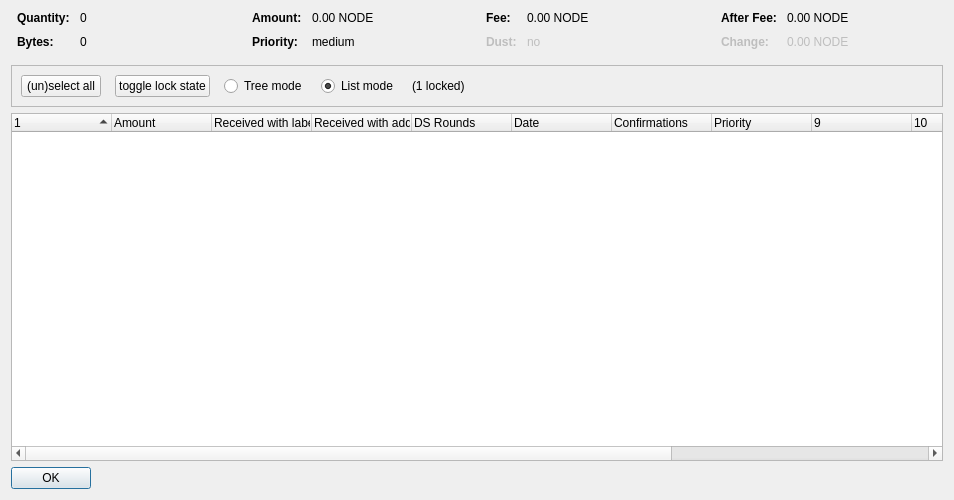
<?xml version="1.0" encoding="UTF-8"?>
<ui version="4.0">
 <class>CoinControlDialog</class>
 <widget class="QDialog" name="CoinControlDialog">
  <property name="geometry">
   <rect>
    <x>0</x>
    <y>0</y>
    <width>954</width>
    <height>500</height>
   </rect>
  </property>
  <property name="windowTitle">
   <string>Coin Selection</string>
  </property>
  <layout class="QVBoxLayout" name="verticalLayout">
   <item>
    <layout class="QHBoxLayout" name="horizontalLayoutTop" stretch="0,0,0,0">
     <property name="topMargin">
      <number>0</number>
     </property>
     <property name="bottomMargin">
      <number>10</number>
     </property>
     <item>
      <layout class="QFormLayout" name="formLayoutCoinControl1">
       <property name="horizontalSpacing">
        <number>10</number>
       </property>
       <property name="verticalSpacing">
        <number>10</number>
       </property>
       <property name="leftMargin">
        <number>6</number>
       </property>
       <property name="rightMargin">
        <number>6</number>
       </property>
       <item row="0" column="0">
        <widget class="QLabel" name="labelCoinControlQuantityText">
         <property name="font">
          <font>
           <weight>75</weight>
           <bold>true</bold>
          </font>
         </property>
         <property name="text">
          <string>Quantity:</string>
         </property>
        </widget>
       </item>
       <item row="0" column="1">
        <widget class="QLabel" name="labelCoinControlQuantity">
         <property name="cursor">
          <cursorShape>IBeamCursor</cursorShape>
         </property>
         <property name="contextMenuPolicy">
          <enum>Qt::ActionsContextMenu</enum>
         </property>
         <property name="text">
          <string notr="true">0</string>
         </property>
         <property name="textInteractionFlags">
          <set>Qt::LinksAccessibleByMouse|Qt::TextSelectableByKeyboard|Qt::TextSelectableByMouse</set>
         </property>
        </widget>
       </item>
       <item row="1" column="0">
        <widget class="QLabel" name="labelCoinControlBytesText">
         <property name="font">
          <font>
           <weight>75</weight>
           <bold>true</bold>
          </font>
         </property>
         <property name="text">
          <string>Bytes:</string>
         </property>
        </widget>
       </item>
       <item row="1" column="1">
        <widget class="QLabel" name="labelCoinControlBytes">
         <property name="cursor">
          <cursorShape>IBeamCursor</cursorShape>
         </property>
         <property name="contextMenuPolicy">
          <enum>Qt::ActionsContextMenu</enum>
         </property>
         <property name="text">
          <string notr="true">0</string>
         </property>
         <property name="textInteractionFlags">
          <set>Qt::LinksAccessibleByMouse|Qt::TextSelectableByKeyboard|Qt::TextSelectableByMouse</set>
         </property>
        </widget>
       </item>
      </layout>
     </item>
     <item>
      <layout class="QFormLayout" name="formLayoutCoinControl2">
       <property name="horizontalSpacing">
        <number>10</number>
       </property>
       <property name="verticalSpacing">
        <number>10</number>
       </property>
       <property name="leftMargin">
        <number>6</number>
       </property>
       <property name="rightMargin">
        <number>6</number>
       </property>
       <item row="0" column="0">
        <widget class="QLabel" name="labelCoinControlAmountText">
         <property name="font">
          <font>
           <weight>75</weight>
           <bold>true</bold>
          </font>
         </property>
         <property name="text">
          <string>Amount:</string>
         </property>
        </widget>
       </item>
       <item row="0" column="1">
        <widget class="QLabel" name="labelCoinControlAmount">
         <property name="cursor">
          <cursorShape>IBeamCursor</cursorShape>
         </property>
         <property name="contextMenuPolicy">
          <enum>Qt::ActionsContextMenu</enum>
         </property>
         <property name="text">
          <string notr="true">0.00 NODE</string>
         </property>
         <property name="textInteractionFlags">
          <set>Qt::LinksAccessibleByMouse|Qt::TextSelectableByKeyboard|Qt::TextSelectableByMouse</set>
         </property>
        </widget>
       </item>
       <item row="1" column="0">
        <widget class="QLabel" name="labelCoinControlPriorityText">
         <property name="font">
          <font>
           <weight>75</weight>
           <bold>true</bold>
          </font>
         </property>
         <property name="text">
          <string>Priority:</string>
         </property>
        </widget>
       </item>
       <item row="1" column="1">
        <widget class="QLabel" name="labelCoinControlPriority">
         <property name="cursor">
          <cursorShape>IBeamCursor</cursorShape>
         </property>
         <property name="contextMenuPolicy">
          <enum>Qt::ActionsContextMenu</enum>
         </property>
         <property name="text">
          <string>medium</string>
         </property>
         <property name="textInteractionFlags">
          <set>Qt::LinksAccessibleByMouse|Qt::TextSelectableByKeyboard|Qt::TextSelectableByMouse</set>
         </property>
        </widget>
       </item>
      </layout>
     </item>
     <item>
      <layout class="QFormLayout" name="formLayoutCoinControl3">
       <property name="horizontalSpacing">
        <number>10</number>
       </property>
       <property name="verticalSpacing">
        <number>10</number>
       </property>
       <property name="leftMargin">
        <number>6</number>
       </property>
       <property name="rightMargin">
        <number>6</number>
       </property>
       <item row="0" column="0">
        <widget class="QLabel" name="labelCoinControlFeeText">
         <property name="font">
          <font>
           <weight>75</weight>
           <bold>true</bold>
          </font>
         </property>
         <property name="text">
          <string>Fee:</string>
         </property>
        </widget>
       </item>
       <item row="0" column="1">
        <widget class="QLabel" name="labelCoinControlFee">
         <property name="cursor">
          <cursorShape>IBeamCursor</cursorShape>
         </property>
         <property name="contextMenuPolicy">
          <enum>Qt::ActionsContextMenu</enum>
         </property>
         <property name="text">
          <string notr="true">0.00 NODE</string>
         </property>
         <property name="textInteractionFlags">
          <set>Qt::LinksAccessibleByMouse|Qt::TextSelectableByKeyboard|Qt::TextSelectableByMouse</set>
         </property>
        </widget>
       </item>
       <item row="1" column="0">
        <widget class="QLabel" name="labelCoinControlLowOutputText">
         <property name="enabled">
          <bool>false</bool>
         </property>
         <property name="font">
          <font>
           <weight>75</weight>
           <bold>true</bold>
          </font>
         </property>
         <property name="text">
          <string>Dust:</string>
         </property>
        </widget>
       </item>
       <item row="1" column="1">
        <widget class="QLabel" name="labelCoinControlLowOutput">
         <property name="enabled">
          <bool>false</bool>
         </property>
         <property name="cursor">
          <cursorShape>IBeamCursor</cursorShape>
         </property>
         <property name="contextMenuPolicy">
          <enum>Qt::ActionsContextMenu</enum>
         </property>
         <property name="text">
          <string>no</string>
         </property>
         <property name="textInteractionFlags">
          <set>Qt::LinksAccessibleByMouse|Qt::TextSelectableByKeyboard|Qt::TextSelectableByMouse</set>
         </property>
        </widget>
       </item>
      </layout>
     </item>
     <item>
      <layout class="QFormLayout" name="formLayoutCoinControl4">
       <property name="horizontalSpacing">
        <number>10</number>
       </property>
       <property name="verticalSpacing">
        <number>10</number>
       </property>
       <property name="leftMargin">
        <number>6</number>
       </property>
       <property name="rightMargin">
        <number>6</number>
       </property>
       <item row="0" column="0">
        <widget class="QLabel" name="labelCoinControlAfterFeeText">
         <property name="font">
          <font>
           <weight>75</weight>
           <bold>true</bold>
          </font>
         </property>
         <property name="text">
          <string>After Fee:</string>
         </property>
        </widget>
       </item>
       <item row="0" column="1">
        <widget class="QLabel" name="labelCoinControlAfterFee">
         <property name="cursor">
          <cursorShape>IBeamCursor</cursorShape>
         </property>
         <property name="contextMenuPolicy">
          <enum>Qt::ActionsContextMenu</enum>
         </property>
         <property name="text">
          <string notr="true">0.00 NODE</string>
         </property>
         <property name="textInteractionFlags">
          <set>Qt::LinksAccessibleByMouse|Qt::TextSelectableByKeyboard|Qt::TextSelectableByMouse</set>
         </property>
        </widget>
       </item>
       <item row="1" column="0">
        <widget class="QLabel" name="labelCoinControlChangeText">
         <property name="enabled">
          <bool>false</bool>
         </property>
         <property name="font">
          <font>
           <weight>75</weight>
           <bold>true</bold>
          </font>
         </property>
         <property name="text">
          <string>Change:</string>
         </property>
        </widget>
       </item>
       <item row="1" column="1">
        <widget class="QLabel" name="labelCoinControlChange">
         <property name="enabled">
          <bool>false</bool>
         </property>
         <property name="cursor">
          <cursorShape>IBeamCursor</cursorShape>
         </property>
         <property name="contextMenuPolicy">
          <enum>Qt::ActionsContextMenu</enum>
         </property>
         <property name="text">
          <string notr="true">0.00 NODE</string>
         </property>
         <property name="textInteractionFlags">
          <set>Qt::LinksAccessibleByMouse|Qt::TextSelectableByKeyboard|Qt::TextSelectableByMouse</set>
         </property>
        </widget>
       </item>
      </layout>
     </item>
    </layout>
   </item>
   <item>
    <widget class="QFrame" name="frame">
     <property name="minimumSize">
      <size>
       <width>0</width>
       <height>40</height>
      </size>
     </property>
     <property name="frameShape">
      <enum>QFrame::StyledPanel</enum>
     </property>
     <property name="frameShadow">
      <enum>QFrame::Sunken</enum>
     </property>
     <layout class="QHBoxLayout" name="horizontalLayout">
      <item>
       <layout class="QHBoxLayout" name="horizontalLayoutPanel" stretch="0,0,0,0,0,0">
        <property name="spacing">
         <number>14</number>
        </property>
        <item>
         <widget class="QPushButton" name="pushButtonSelectAll">
          <property name="sizePolicy">
           <sizepolicy hsizetype="Maximum" vsizetype="Fixed">
            <horstretch>0</horstretch>
            <verstretch>0</verstretch>
           </sizepolicy>
          </property>
          <property name="text">
           <string>(un)select all</string>
          </property>
          <property name="autoDefault">
           <bool>false</bool>
          </property>
         </widget>
        </item>
        <item>
         <widget class="QPushButton" name="pushButtonToggleLock">
          <property name="sizePolicy">
           <sizepolicy hsizetype="Maximum" vsizetype="Fixed">
            <horstretch>0</horstretch>
            <verstretch>0</verstretch>
           </sizepolicy>
          </property>
          <property name="text">
           <string>toggle lock state</string>
          </property>
          <property name="autoDefault">
           <bool>false</bool>
          </property>
         </widget>
        </item>
        <item>
         <widget class="QRadioButton" name="radioTreeMode">
          <property name="sizePolicy">
           <sizepolicy hsizetype="Maximum" vsizetype="Fixed">
            <horstretch>0</horstretch>
            <verstretch>0</verstretch>
           </sizepolicy>
          </property>
          <property name="text">
           <string>Tree mode</string>
          </property>
         </widget>
        </item>
        <item>
         <widget class="QRadioButton" name="radioListMode">
          <property name="sizePolicy">
           <sizepolicy hsizetype="Maximum" vsizetype="Fixed">
            <horstretch>0</horstretch>
            <verstretch>0</verstretch>
           </sizepolicy>
          </property>
          <property name="text">
           <string>List mode</string>
          </property>
          <property name="checked">
           <bool>true</bool>
          </property>
         </widget>
        </item>
        <item>
         <widget class="QLabel" name="labelLocked">
          <property name="text">
           <string>(1 locked)</string>
          </property>
         </widget>
        </item>
        <item>
         <spacer name="horizontalSpacer">
          <property name="orientation">
           <enum>Qt::Horizontal</enum>
          </property>
          <property name="sizeHint" stdset="0">
           <size>
            <width>40</width>
            <height>20</height>
           </size>
          </property>
         </spacer>
        </item>
       </layout>
      </item>
     </layout>
    </widget>
   </item>
   <item>
    <widget class="CoinControlTreeWidget" name="treeWidget">
     <property name="contextMenuPolicy">
      <enum>Qt::CustomContextMenu</enum>
     </property>
     <property name="sortingEnabled">
      <bool>false</bool>
     </property>
     <property name="columnCount">
      <number>13</number>
     </property>
     <attribute name="headerShowSortIndicator" stdset="0">
      <bool>true</bool>
     </attribute>
     <attribute name="headerStretchLastSection">
      <bool>false</bool>
     </attribute>
     <column>
      <property name="text">
       <string/>
      </property>
     </column>
     <column>
      <property name="text">
       <string>Amount</string>
      </property>
     </column>
     <column>
      <property name="text">
       <string>Received with label</string>
      </property>
     </column>
     <column>
      <property name="text">
       <string>Received with address</string>
      </property>
     </column>
     <column>
      <property name="text">
       <string>DS Rounds</string>
      </property>
     </column>
     <column>
      <property name="text">
       <string>Date</string>
      </property>
     </column>
     <column>
      <property name="text">
       <string>Confirmations</string>
      </property>
      <property name="toolTip">
       <string>Confirmed</string>
      </property>
     </column>
     <column>
      <property name="text">
       <string>Priority</string>
      </property>
     </column>
     <column>
      <property name="text">
       <string/>
      </property>
     </column>
     <column>
      <property name="text">
       <string/>
      </property>
     </column>
     <column>
      <property name="text">
       <string/>
      </property>
     </column>
     <column>
      <property name="text">
       <string/>
      </property>
     </column>
     <column>
      <property name="text">
       <string/>
      </property>
     </column>
    </widget>
   </item>
   <item>
    <widget class="QDialogButtonBox" name="buttonBox">
     <property name="sizePolicy">
      <sizepolicy hsizetype="Maximum" vsizetype="Fixed">
       <horstretch>0</horstretch>
       <verstretch>0</verstretch>
      </sizepolicy>
     </property>
     <property name="orientation">
      <enum>Qt::Horizontal</enum>
     </property>
     <property name="standardButtons">
      <set>QDialogButtonBox::Ok</set>
     </property>
    </widget>
   </item>
  </layout>
 </widget>
 <customwidgets>
  <customwidget>
   <class>CoinControlTreeWidget</class>
   <extends>QTreeWidget</extends>
   <header>coincontroltreewidget.h</header>
  </customwidget>
 </customwidgets>
 <resources/>
 <connections/>
</ui>
